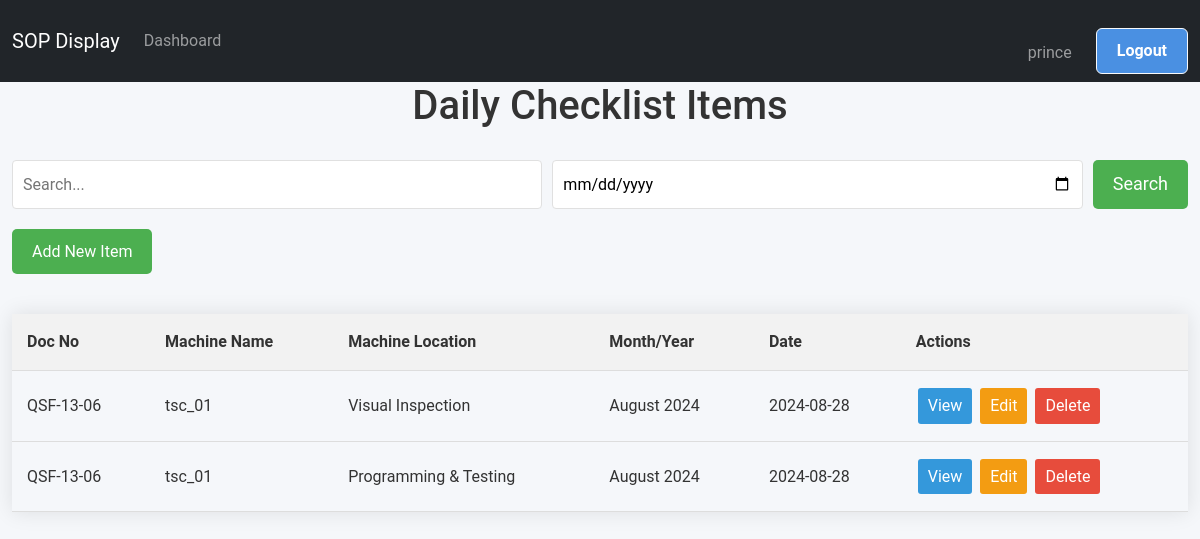
Page /screen/maintenance/list/ (signed in) on the committed database.
### screen_app/models.py (models this page shows, shortened)
class DailyChecklistItem(models.Model):
    TICK_CHOICES = [
        ('✔', 'OK'),
        ('✘', 'Not OK'),
        ('', 'Not Checked')
    ]
    manager = models.ForeignKey(User, on_delete=models.CASCADE, default=None ,blank=True)
    station = models.CharField(max_length=100, choices=STATION_CHOICES, default='DSL01_S01',blank=True)
    doc_number = models.CharField(max_length=20, default="QSF-13-06",blank=True)
    rev_number = models.CharField(max_length=10, default="02")
    rev_date = models.DateField(default=timezone.now)
    machine_name = models.CharField(max_length=100, choices=MACHINE_NAME_CHOICES)
    control_number = models.CharField(max_length=100,choices=CONTROL_NUMBER_CHOICES)
    machine_location = models.ForeignKey(MachineLocation, on_delete=models.CASCADE, verbose_name="Process/Operation")
    month_year = models.DateField(default=timezone.now,blank=True)
    date=models.DateField(default=django.utils.timezone.now,blank=True)
    CHECK_POINT_CHOICES = (
        ('Clean Machine Surface', 'Clean Machine Surface'),
        ('Check ON/OFF Switch', 'Check ON/OFF Switch'),
        ('Check Emergency Switch', 'Check Emergency Switch'),
        ('Check any Abnormal Sound in M/C', 'Check any Abnormal Sound in M/C'),
        ('Check Spray Nozzle', 'Check Spray Nozzle'),
        ('Check all Tubbing & Feeder pipe', 'Check all Tubbing & Feeder pipe'),
        ('Check Maintenance & Calibration Tag', 'Check Maintenance & Calibration Tag'),
    )
    check_point_1 = models.CharField(max_length=200, choices=CHECK_POINT_CHOICES, default='Clean Machine Surface',blank=True)
    check_point_2 = models.CharField(max_length=200, choices=CHECK_POINT_CHOICES, default='Check ON/OFF Switch',blank=True)
    check_point_3 = models.CharField(max_length=200, choices=CHECK_POINT_CHOICES, default='Check Emergency Switch',blank=True)
    check_point_4 = models.CharField(max_length=200, choices=CHECK_POINT_CHOICES, default='Check any Abnormal Sound in M/C',blank=True)
    check_point_5 = models.CharField(max_length=200, choices=CHECK_POINT_CHOICES, default='Check Spray Nozzle',blank=True)
    check_point_6 = models.CharField(max_length=200, choices=CHECK_POINT_CHOICES, default='Check all Tubbing & Feeder pipe',blank=True)
    check_point_7 = models.CharField(max_length=200, choices=CHECK_POINT_CHOICES, default='Check Maintenance & Calibration Tag',blank=True)
    REQUIREMENT_RANGE_CHOICES = (
        ('Proper Clean', 'Proper Clean'),
        ('Proper Working', 'Proper Working'),
        ('Proper Working', 'Proper Working'),
        ('No any Abnormal Sound', 'No any Abnormal Sound'),
        ('No Blockage No leakage', 'No Blockage No leakage'),
        ('No Cut & No Damage', 'No Cut & No Damage'),
        ('No Expiry date on tag', 'No Expiry date on tag'),
    )
    requirement_range_1 = models.CharField(max_length=200, choices=REQUIREMENT_RANGE_CHOICES, default='Proper Clean',blank=True)
    requirement_range_2 = models.CharField(max_length=200, choices=REQUIREMENT_RANGE_CHOICES, default='Proper Working',blank=True)
    requirement_range_3 = models.CharField(max_length=200, choices=REQUIREMENT_RANGE_CHOICES, default='Proper Working',blank=True)
    requirement_range_4 = models.CharField(max_length=200, choices=REQUIREMENT_RANGE_CHOICES, default='No any Abnormal Sound',blank=True)
    requirement_range_5 = models.CharField(max_length=200, choices=REQUIREMENT_RANGE_CHOICES, default='No Blockage No leakage',blank=True)
    requirement_range_6 = models.CharField(max_length=200, choices=REQUIREMENT_RANGE_CHOICES, default='No Cut & No Damage',blank=True)
    requirement_range_7 = models.CharField(max_length=200, choices=REQUIREMENT_RANGE_CHOICES, default='No Expiry date on tag',blank=True)
    METHOD_OF_CHECKING_CHOICES = (
        ('Clean by Cloths & Brush', 'Clean by Cloths & Brush'),
        ('By Hand', 'By Hand'),
        ('By Eye', 'By Eye'),
        )
    method_of_checking_1 = models.CharField(max_length=200,choices=METHOD_OF_CHECKING_CHOICES ,default='Clean by Cloths & Brush',blank=True)
    method_of_checking_2 = models.CharField(max_length=200,choices=METHOD_OF_CHECKING_CHOICES ,default='By Hand',blank=True)
    method_of_checking_3 = models.CharField(max_length=200,choices=METHOD_OF_CHECKING_CHOICES ,default='By Hand',blank=True)
    method_of_checking_4 = models.CharField(max_length=200,choices=METHOD_OF_CHECKING_CHOICES ,default='By Eye',blank=True)
    method_of_checking_5 = models.CharField(max_length=200,choices=METHOD_OF_CHECKING_CHOICES ,default='By Eye',blank=True)
    method_of_checking_6 = models.CharField(max_length=200,choices=METHOD_OF_CHECKING_CHOICES ,default='By Eye',blank=True)
    method_of_checking_7 = models.CharField(max_length=200,choices=METHOD_OF_CHECKING_CHOICES ,default='By Eye',blank=True)
    Remark_1=models.CharField(max_length=100,choices=TICK_CHOICES)
    Remark_2=models.CharField(max_length=100,choices=TICK_CHOICES)
    Remark_3=models.CharField(max_length=100,choices=TICK_CHOICES)
    Remark_4=models.CharField(max_length=100,choices=TICK_CHOICES)
    Remark_5=models.CharField(max_length=100,choices=TICK_CHOICES)
    Remark_6=models.CharField(max_length=100,choices=TICK_CHOICES)
    Remark_7=models.CharField(max_length=100,choices=TICK_CHOICES)
    checked_by_Operator = models.CharField(max_length=100,choices=TICK_CHOICES,default='✔',blank=True)
    approved_by_Supervisor = models.CharField(max_length=100,choices=TICK_CHOICES,default='✘',blank=True)
    class Meta:
        verbose_name = "Maintenance Checklist For Daily "
        verbose_name_plural = "Maintenance Checklists For Daily"

class MachineLocation(models.Model):
    location_name = models.CharField(max_length=100, unique=True, verbose_name="Machine Location")
    min_skill_required = models.IntegerField(verbose_name="Minimum Skill Required")
    def __str__(self):
        return self.location_name

### screen_app/views.py (the view, shortened to what this page needs)
# urls.py: path('maintenance/list/', ListDailyChecklistItem.as_view(), name='list_daily'),
@method_decorator(staff_member_required, name='dispatch')
class ListDailyChecklistItem(ListView):
    model = DailyChecklistItem
    template_name = 'Maintenance/Daily/list_daily.html'
    context_object_name = 'records'
    ordering = ['-month_year']
    def get_queryset(self):
        queryset = super().get_queryset()
        query = self.request.GET.get('q')
        date_query = self.request.GET.get('date')
        return queryset

### screen_app/templates/Maintenance/Daily/list_daily.html (shortened to what this page needs)
{% extends "base.html" %}
{% block content %}
<div class="container-fluid">
    <h1>Daily Checklist Items</h1>
    <form method="GET" class="search-form">
        <input type="text" name="q" class="search-input" placeholder="Search..." value="{{ request.GET.q }}">
        <input type="date" name="date" class="date-input" placeholder="Select date" value="{{ request.GET.date }}">
        <button type="submit" class="search-btn">Search</button>
    </form>
    <a href="{% url 'add_daily' %}" class="add-new-btn">Add New Item</a>
    {% if records %}
    <table class="excel-table">
        <thead>
            <tr>
                <th>Doc No</th>
                <th>Machine Name</th>
                <th>Machine Location</th>
                <th>Month/Year</th>
                <th>Date</th>
                <th>Actions</th>
            </tr>
        </thead>
        <tbody>
            {% for record in records %}
            <tr>
                <td>{{ record.doc_number }}</td>
                <td>{{ record.machine_name }}</td>
                <td>{{ record.machine_location }}</td>
                <td>{{ record.month_year|date:"F Y" }}</td>
                <td>{{ record.date|date:"Y-m-d" }}</td>
                <td>
                    <a href="{% url 'daily_detail' record.pk %}" class="action-btn view-btn">View</a>
                    <a href="{% url 'update_daily' record.pk %}" class="action-btn edit-btn">Edit</a>
                    <a href="{% url 'delete_daily' record.pk %}" class="action-btn delete-btn">Delete</a>
                </td>
            </tr>
            {% endfor %}
        </tbody>
    </table>
    {% else %}
    <p class="no-records">No daily checklist items found.</p>
    {% endif %}
</div>
{% endblock content %}

### templates/base.html (shortened to what this page needs)
{% load static %}
<!DOCTYPE html>
<html lang="en">
  <head>
    <link rel="stylesheet" href="{% static 'css/bootstrap.css' %}" />
  </head>
  <body>
    <nav class="navbar navbar-expand-lg navbar-dark bg-dark" id="mainNavbar">
      <div class="container-fluid">
        <a class="navbar-brand" href="/">SOP Display</a>
        <div class="collapse navbar-collapse" id="navbarContent">
          <ul class="navbar-nav me-auto mb-2 mb-lg-0">
            {% if user.is_authenticated %}
            <li class="nav-item">
              <a
                class="nav-link {% if request.resolver_match.url_name == 'dashboard' %}active{% endif %}"
                href="{% url 'dashboard' %}"
                >Dashboard</a
              >
            </li>
             {% endif %}
          </ul>
          <ul class="navbar-nav ">
            {% if user.is_authenticated %}
            <li class="nav-item mt-4">
              <span class=" nav-link  me-3">{{ user.username }}</span>
            </li>
            <li class="nav-item">
              <form method="post" action="{% url 'logout' %}">
                <button class="btn btn-outline-light" type="submit">
                  Logout
                </button>
              </form>
            </li>
            {% endif %}
          </ul>
        </div>
      </div>
    </nav>
    {% block content %} {% endblock content %}
  </body>
</html>

### templates/base.html (style rules this page uses)
html, body { height: 100%; margin: 0; padding: 0; overflow-x: hidden; }
body { padding-top: 0px; }
.navbar { transition: transform 0.3s ease; }
body { scrollbar-width: none; -ms-overflow-style: none; }
:root { --primary-color: #4a90e2; --secondary-color: #f5f7fa; --text-color: #333; --border-color: #e0e0e0; }
body { font-family: "Roboto", Arial, sans-serif; background-color: var(--secondary-color); color: var(--text-color); line-height: 1.6; margin: 0; padding: 0; }
h1 { color: var(--primary-color); font-size: 2.5em; text-align: center; margin-bottom: 30px; }
.btn { display: inline-block; background-color: var(--primary-color); color: white; padding: 10px 20px; text-decoration: none; border-radius: 6px; font-weight: bold; transition: background-color 0.3s ease; }
form { margin-top: 20px; }
form input[type="text"], form input[type="date"], form input[type="time"], form select { width: 100%; padding: 10px; border: 1px solid var(--border-color); border-radius: 4px; font-size: 16px; }
form button { background-color: var(--primary-color); color: white; border: none; padding: 12px 24px; font-size: 18px; border-radius: 6px; cursor: pointer; transition: background-color 0.3s ease; }

### screen_app/templates/Maintenance/Daily/list_daily.html (style rules this page uses)
h1 { color: #333; text-align: center; margin-bottom: 30px; }
.search-form { display: flex; justify-content: center; margin-bottom: 20px; }
.search-input, .date-input { padding: 10px; width: 250px; border: 1px solid #ddd; border-radius: 5px; margin-right: 10px; }
.search-btn { background-color: #4caf50; color: white; padding: 10px 20px; border: none; border-radius: 5px; cursor: pointer; }
.add-new-btn { display: inline-block; background-color: #4caf50; color: white; padding: 10px 20px; text-decoration: none; border-radius: 5px; margin-bottom: 20px; }
.excel-table { width: 100%; border-collapse: collapse; margin-top: 20px; box-shadow: 0 0 20px rgba(0, 0, 0, 0.1); }
.excel-table th, .excel-table td { padding: 15px; text-align: left; border-bottom: 1px solid #ddd; }
.excel-table th { background-color: #f2f2f2; font-weight: bold; color: #333; }
.action-btn { display: inline-block; padding: 5px 10px; margin: 2px; text-decoration: none; color: white; border-radius: 3px; }
.view-btn { background-color: #3498db; }
.edit-btn { background-color: #f39c12; }
.delete-btn { background-color: #e74c3c; }

### rows in the picture
DailyChecklistItem: doc_number "QSF-13-06", machine_name "tsc_01", machine_location "Visual Inspection", month_year "August 2024", date "2024-08-28"
DailyChecklistItem: doc_number "QSF-13-06", machine_name "tsc_01", machine_location "Programming & Testing", month_year "August 2024", date "2024-08-28"

### other values in the picture
{{ user.username }} "prince"
